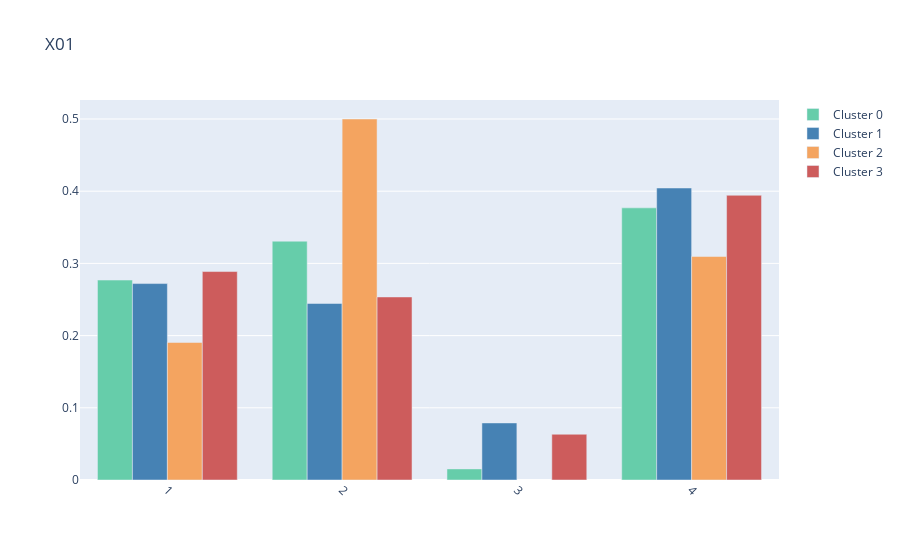

Notebook cell for this chart:
### Code cell
plot('X01')

### Figure 1 — Plotly figure (JSON) as saved in the notebook; plotly's stock layout.template omitted (floating-point values rounded to 4 significant figures)
{"data": [{"marker": {"color": "mediumaquamarine"}, "name": "Cluster 0", "type": "bar", "x": [4, 2, 1, 3], "y": [0.3769, 0.3308, 0.2769, 0.01538]}, {"marker": {"color": "steelblue"}, "name": "Cluster 1", "type": "bar", "x": [4, 1, 2, 3], "y": [0.4044, 0.2721, 0.2445, 0.07904]}, {"marker": {"color": "sandybrown"}, "name": "Cluster 2", "type": "bar", "x": [2, 4, 1], "y": [0.5, 0.3095, 0.1905]}, {"marker": {"color": "indianred"}, "name": "Cluster 3", "type": "bar", "x": [4, 1, 2, 3], "y": [0.3944, 0.2887, 0.2535, 0.06338]}], "layout": {"barmode": "group", "title": {"text": "X01"}, "xaxis": {"tickangle": 45}}}
